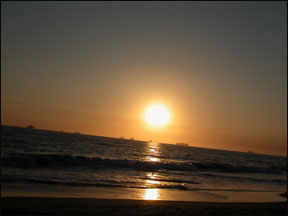
#> input picture 图像处理练习2/crooked_horizon.jpg, 288 x 216 px, found by its file name
$ python rotate_image.py
#> lines starting #> are read from the running program, lines starting #| are printed output that depends on the picture
#> in main, im is the input picture: shape (216, 288, 3); mean R, G, B 91.1, 74.9, 56
### 图像处理练习2/rotate.py
import numpy as np
def rotate(mat,degree):
    degree=360-degree
    rad=degree/180*np.pi
    ex=np.array([[np.cos(rad),np.sin(rad)],[-np.sin(rad),np.cos(rad)]])
    rotated=np.matmul(ex, mat)
    return rotated

# [5 lines that do not run on import are left out]


### 图像处理练习2/rotate_image.py
import numpy as np
import imageio
import rotate
import scipy.interpolate
import matplotlib.pyplot as plt
#https://docs.scipy.org/doc/scipy/reference/generated/scipy.interpolate.griddata.html
def rotate_image(im,angle):
#> called with angle = 1414141
    h=im.shape[0]
#> h = 216
    w=im.shape[1]
#> w = 288
    midx=(w-1)/2
#> midx = 143.5
    midy=(h-1)/2
#> midy = 107.5
    max_h=-np.Infinity
    max_w=-np.Infinity
    total_point=h*w
#> total_point = 62208
    t_xy=np.zeros((2,total_point))
    values=np.zeros((w*h,3))
    #获取t_yx和values
    for i in range(im.shape[0]):
        for j in range(im.shape[1]):
            t_xy[0][i*w +j]=j-midx#i,j与x，y坐标的换算
            t_xy[1][i*w +j]=midy-i
            values[i*w+j]=im[i][j]
    #np.arctan(h/w)/np.pi*180 测试左上角点是否旋转至水平
    t_xy=rotate.rotate(t_xy,angle)
    #获取边界
    for i in range(len(t_xy[0])):
        if t_xy[0][i]>max_w:
            max_w=t_xy[0][i]
        if t_xy[1][i]>max_h:
            max_h=t_xy[1][i]
#> this loop made 62208 passes
#> (max_w, max_h) on passes 1 to 12: (-163.6, -73.39), (-163.1, -72.52), (-162.6, -71.64), (-162.1, -70.77), (-161.7, -69.89), (-161.2, -69.02), (-160.7, -68.14), (-160.2, -67.27), (-159.7, -66.39), (-159.2, -65.52), (-158.7, -64.64), (-158.3, -63.77)
#> max_w on pass 100: -115.6
#> after the loop, max_h = 177.6; max_w = 163.6
    #矩阵转置
    t_xy=np.transpose(t_xy)
#> t_xy = 62208 pairs, first value -163.6 to 163.6, second value -177.6 to 177.6
    #新图像大小
    new_h=int(max_h*2+1)
#> new_h = 356
    new_w=int(max_w*2+1)
#> new_w = 328
    new_im=np.zeros((new_h,new_w,3))
    new_h=new_im.shape[0]
    new_w=new_im.shape[1]
    new_midx=(new_w-1)/2
#> new_midx = 163.5
    new_midy=(new_h-1)/2
#> new_midy = 177.5
    #获取网格点
    xi=np.zeros((new_h*new_w,2))
    for i in range(new_im.shape[0]):
        for j in range(new_im.shape[1]):
            xi[i*new_w +j][0]=j-new_midx#i,j与x，y坐标的换算
            xi[i*new_w +j][1]=new_midy-i
    #使用scipy函数griddata实现，t_xy代表新的点的坐标，values代表点的值，xi是网格点的坐标
    new_im_values=scipy.interpolate.griddata(t_xy, values, xi)
    for i in range(new_im.shape[0]):
        for j in range(new_im.shape[1]):
            new_im[i][j]=new_im_values[i*new_w+j]
#> new_im: shape (356, 328, 3) float64; 47.16% of the values are NaN or infinite; the others: min 0, max 255, mean 74.54
    return new_im.astype('uint8')
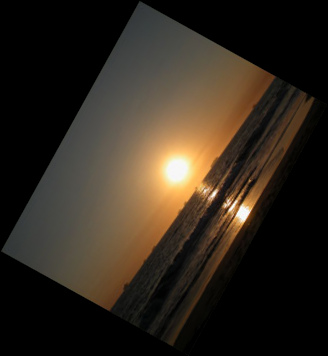
#> returned value: shape (356, 328, 3); mean of channels 0, 1, 2 48.3, 39.6, 29.6; drawn as R, G, B

def show(im):
    plt.ion()
    plt.imshow(im)
    plt.show()

def main(path):
    im=imageio.imread(path)
    show(im)
    angle=1414141
    im=rotate_image(im,angle)
    str_list = list(path)
    str_list.insert(-4,str(angle))
    tpath = ''.join(str_list)
    imageio.imwrite(tpath,im)
    show(im)

if __name__ == '__main__':
    main('C:/Users/19041/Desktop/im_Image Processing/crooked_horizon.jpg')
